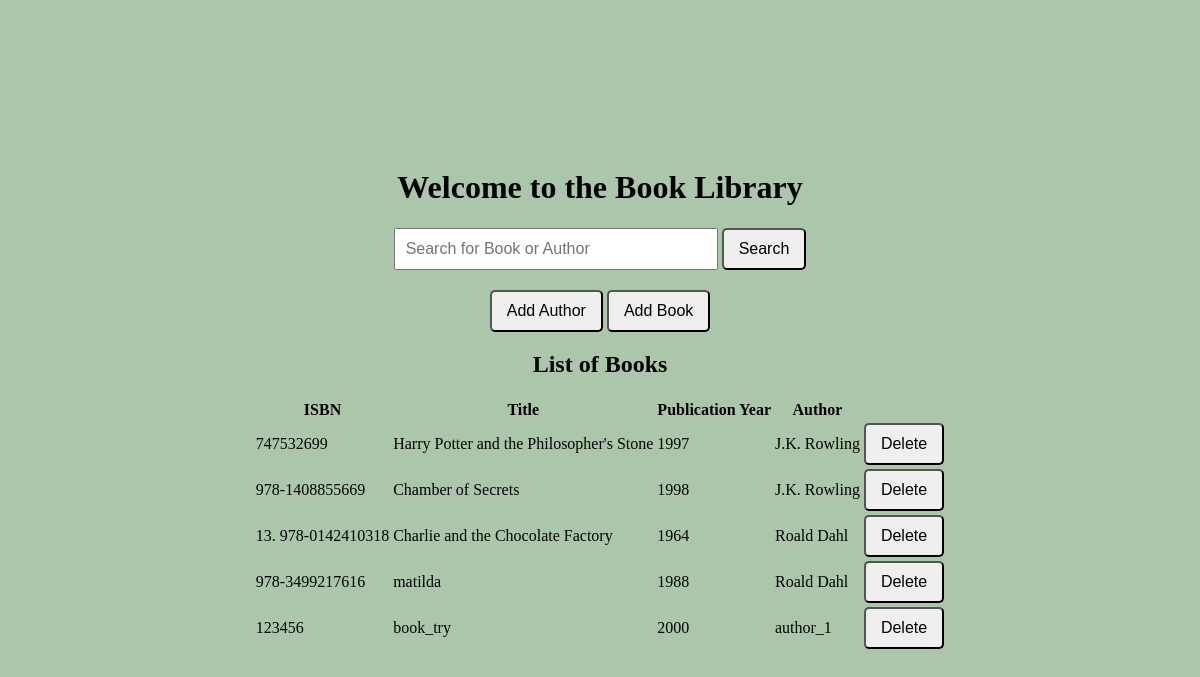
Before: / with the older database file.
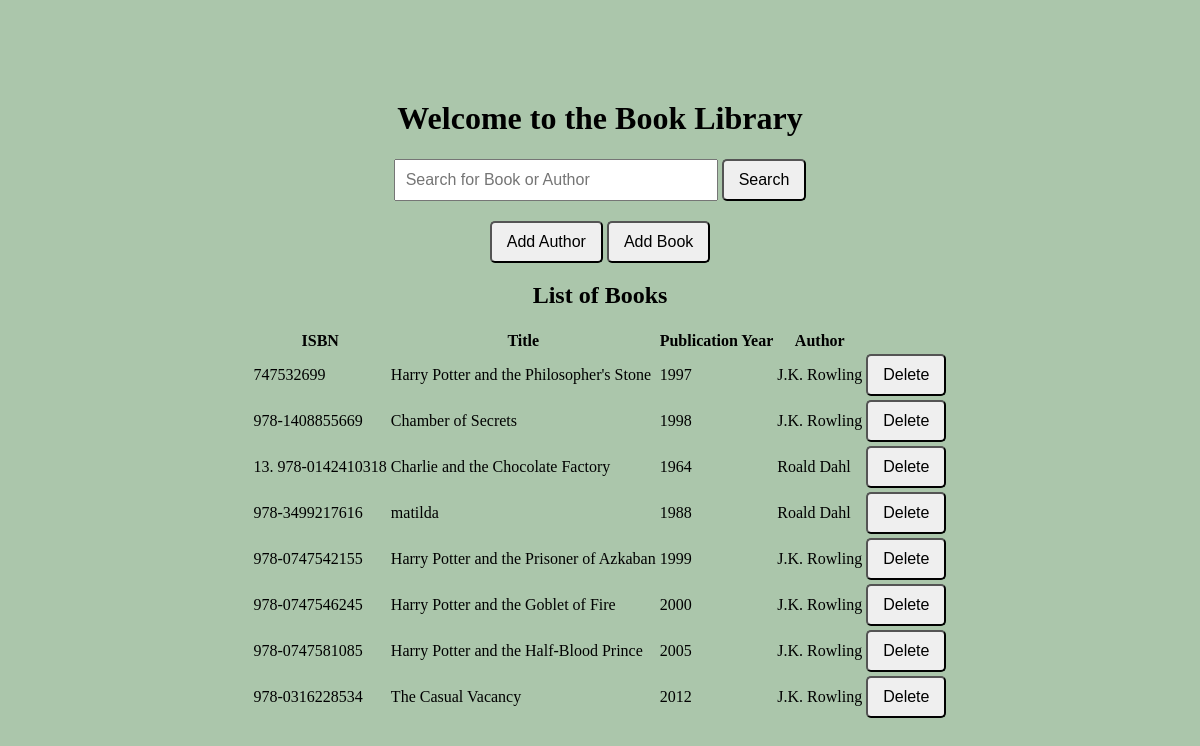
After: the same page with the newer database file.
### data_models.py (models this page shows, shortened)
class Book(db.Model):
    __tablename__ = 'books'
    id = db.Column(db.Integer, primary_key=True, autoincrement=True)
    isbn = db.Column(db.String(20), nullable = False)
    title = db.Column(db.String(100), nullable = False)
    publication_year = db.Column(db.Date, nullable = False)
    author_id = db.Column(db.Integer, db.ForeignKey('authors.id'))

class Author(db.Model):
    __tablename__ = 'authors'
    id = db.Column(db.Integer, primary_key=True, autoincrement=True)
    name = db.Column(db.String(100), nullable=False)
    birth_date = db.Column(db.Date, nullable=False)
    date_of_death = db.Column(db.Date, nullable=True)
    books = db.relationship('Book', backref='author')

### app.py (the view)
@app.route('/')
def home():
    books = Book.query.all()
    authors =Author.query.all()
    return render_template('home.html', books=books, authors=authors)

### templates/home.html (shortened to what this page needs)
<!DOCTYPE html>
<html lang="en">
  <head>
      <link rel="stylesheet" href="{{ url_for('static', filename='styles.css') }}">
  </head>
  <body>
      <h1>Welcome to the Book Library</h1>
      <div class="search-container">
        <form action="/search" method="GET">
            <input type="text" name="query" placeholder="Search for Book or Author">
            <button type="submit">Search</button>
        </form>
      </div>
      <div>
          <button onclick="window.location.href='{{ url_for('add_author') }}'">Add Author</button>
          <button onclick="window.location.href='{{ url_for('add_book') }}'">Add Book</button>
      </div>
      <h2>List of Books</h2>
      {% if books %}
          <table>
              <thead>
                  <tr>
                      <th>ISBN</th>
                      <th>Title</th>
                      <th>Publication Year</th>
                      <th>Author</th>
                  </tr>
              </thead>
              <tbody>
                  {% for book in books %}
                      <tr>
                          <td>{{ book.isbn }}</td>
                          <td>{{ book.title }}</td>
                          <td>{{ book.publication_year.year }}</td>
                          <td>{{ book.author.name if book.author else 'Unknown' }}</td>
                          <td><form action="{{ url_for('delete_book', book_id=book.id) }}" method="POST" style="display:inline;">
            <button type="submit" onclick="return confirm('Are you sure you want to delete this book?')">Delete</button>
          </form></td>
                      </tr>
                  {% endfor %}
              </tbody>
          </table>
      {% else %}
          <p>No books available in the library.</p>
      {% endif %}
  </body>
</html>

### static/styles.css (style rules this page uses)
body { display: flex; flex-direction: column; justify-content: center; align-items: center; height: 100vh; margin: 0; background-color: #abc6ab; }
.search-container { margin-bottom: 20px; }
input[type="text"] { width: 300px; padding: 10px; font-size: 16px; }
button { padding: 10px 15px; font-size: 16px; cursor: pointer; border-radius: 5px; }

Changed rows visible on the page:
removed Book: isbn "123456", title "book_try", publication_year.year "2000", author "author_1"
added Book: isbn "978-0747542155", title "Harry Potter and the Prisoner of Azkaban", publication_year.year "1999", author "J.K. Rowling"
added Book: isbn "978-0747546245", title "Harry Potter and the Goblet of Fire", publication_year.year "2000", author "J.K. Rowling"
added Book: isbn "978-0747581085", title "Harry Potter and the Half-Blood Prince", publication_year.year "2005", author "J.K. Rowling"
added Book: isbn "978-0316228534", title "The Casual Vacancy", publication_year.year "2012", author "J.K. Rowling"
